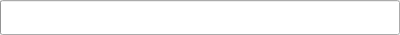
<?xml version="1.0" encoding="UTF-8"?>
<ui version="4.0">
 <class>NetworkAdapterClass</class>
 <widget class="QProgressBar" name="NetworkAdapterClass">
  <property name="geometry">
   <rect>
    <x>0</x>
    <y>0</y>
    <width>400</width>
    <height>35</height>
   </rect>
  </property>
  <property name="windowTitle">
   <string>Retrieving informations</string>
  </property>
  <property name="windowIcon">
   <iconset resource="pokersphere.qrc">
    <normaloff>:/img/Resources/sphere.ico</normaloff>:/img/Resources/sphere.ico</iconset>
  </property>
  <property name="value">
   <number>0</number>
  </property>
  <property name="textVisible">
   <bool>false</bool>
  </property>
 </widget>
 <layoutdefault spacing="6" margin="11"/>
 <resources>
  <include location="pokersphere.qrc"/>
 </resources>
 <connections/>
</ui>
